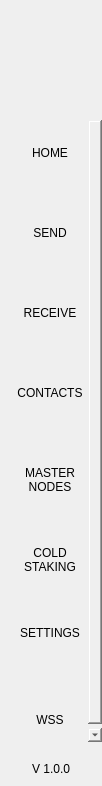
<?xml version="1.0" encoding="UTF-8"?>
<ui version="4.0">
 <class>NavMenuWidget</class>
 <widget class="QWidget" name="NavMenuWidget">
  <property name="geometry">
   <rect>
    <x>0</x>
    <y>0</y>
    <width>102</width>
    <height>786</height>
   </rect>
  </property>
  <property name="windowTitle">
   <string>Form</string>
  </property>
  <property name="styleSheet">
   <string notr="true">padding:0px;
border:none;
margin:0px;</string>
  </property>
  <layout class="QVBoxLayout" name="verticalLayout">
   <property name="spacing">
    <number>0</number>
   </property>
   <property name="leftMargin">
    <number>0</number>
   </property>
   <property name="topMargin">
    <number>0</number>
   </property>
   <property name="rightMargin">
    <number>0</number>
   </property>
   <property name="bottomMargin">
    <number>0</number>
   </property>
   <item>
    <widget class="QWidget" name="navContainer_2" native="true">
     <layout class="QVBoxLayout" name="navContainer" stretch="0,0,0,0">
      <property name="spacing">
       <number>0</number>
      </property>
      <property name="leftMargin">
       <number>0</number>
      </property>
      <property name="topMargin">
       <number>0</number>
      </property>
      <property name="rightMargin">
       <number>0</number>
      </property>
      <property name="bottomMargin">
       <number>10</number>
      </property>
      <item>
       <widget class="QPushButton" name="imgLogo">
        <property name="minimumSize">
         <size>
          <width>0</width>
          <height>120</height>
         </size>
        </property>
        <property name="focusPolicy">
         <enum>Qt::NoFocus</enum>
        </property>
        <property name="text">
         <string/>
        </property>
        <property name="iconSize">
         <size>
          <width>64</width>
          <height>64</height>
         </size>
        </property>
       </widget>
      </item>
      <item>
       <widget class="QScrollArea" name="scrollAreaNav">
        <property name="sizePolicy">
         <sizepolicy hsizetype="Expanding" vsizetype="Expanding">
          <horstretch>0</horstretch>
          <verstretch>0</verstretch>
         </sizepolicy>
        </property>
        <property name="minimumSize">
         <size>
          <width>0</width>
          <height>0</height>
         </size>
        </property>
        <property name="styleSheet">
         <string notr="true">QScrollBar {
height:0px;
 width:0px;
}

#scrollAreaNav{
background-color:transparent;
}</string>
        </property>
        <property name="horizontalScrollBarPolicy">
         <enum>Qt::ScrollBarAlwaysOff</enum>
        </property>
        <property name="sizeAdjustPolicy">
         <enum>QAbstractScrollArea::AdjustToContents</enum>
        </property>
        <property name="widgetResizable">
         <bool>true</bool>
        </property>
        <property name="alignment">
         <set>Qt::AlignLeading|Qt::AlignLeft|Qt::AlignTop</set>
        </property>
        <widget class="QWidget" name="scrollAreaNavVert">
         <property name="geometry">
          <rect>
           <x>0</x>
           <y>0</y>
           <width>100</width>
           <height>640</height>
          </rect>
         </property>
         <property name="sizePolicy">
          <sizepolicy hsizetype="Preferred" vsizetype="Expanding">
           <horstretch>0</horstretch>
           <verstretch>0</verstretch>
          </sizepolicy>
         </property>
         <property name="minimumSize">
          <size>
           <width>0</width>
           <height>0</height>
          </size>
         </property>
         <property name="autoFillBackground">
          <bool>false</bool>
         </property>
         <property name="styleSheet">
          <string notr="true">#scrollAreaNavVert{
background-color:transparent;
}</string>
         </property>
         <layout class="QVBoxLayout" name="verticalLayout_3">
          <property name="spacing">
           <number>0</number>
          </property>
          <property name="sizeConstraint">
           <enum>QLayout::SetDefaultConstraint</enum>
          </property>
          <property name="leftMargin">
           <number>0</number>
          </property>
          <property name="topMargin">
           <number>0</number>
          </property>
          <property name="rightMargin">
           <number>0</number>
          </property>
          <property name="bottomMargin">
           <number>0</number>
          </property>
          <item>
           <widget class="QToolButton" name="btnDashboard">
            <property name="minimumSize">
             <size>
              <width>100</width>
              <height>80</height>
             </size>
            </property>
            <property name="text">
             <string>HOME
</string>
            </property>
            <property name="iconSize">
             <size>
              <width>32</width>
              <height>32</height>
             </size>
            </property>
            <property name="checkable">
             <bool>true</bool>
            </property>
            <property name="checked">
             <bool>true</bool>
            </property>
            <property name="autoExclusive">
             <bool>true</bool>
            </property>
           </widget>
          </item>
          <item>
           <widget class="QToolButton" name="btnSend">
            <property name="minimumSize">
             <size>
              <width>100</width>
              <height>80</height>
             </size>
            </property>
            <property name="text">
             <string>SEND
</string>
            </property>
            <property name="iconSize">
             <size>
              <width>32</width>
              <height>32</height>
             </size>
            </property>
            <property name="checkable">
             <bool>true</bool>
            </property>
            <property name="autoExclusive">
             <bool>true</bool>
            </property>
           </widget>
          </item>
          <item>
           <widget class="QToolButton" name="btnReceive">
            <property name="minimumSize">
             <size>
              <width>100</width>
              <height>80</height>
             </size>
            </property>
            <property name="text">
             <string>RECEIVE
</string>
            </property>
            <property name="checkable">
             <bool>true</bool>
            </property>
            <property name="autoExclusive">
             <bool>true</bool>
            </property>
           </widget>
          </item>
          <item>
           <widget class="QToolButton" name="btnAddress">
            <property name="minimumSize">
             <size>
              <width>100</width>
              <height>80</height>
             </size>
            </property>
            <property name="text">
             <string>CONTACTS
</string>
            </property>
            <property name="iconSize">
             <size>
              <width>32</width>
              <height>32</height>
             </size>
            </property>
            <property name="checkable">
             <bool>true</bool>
            </property>
            <property name="autoExclusive">
             <bool>true</bool>
            </property>
           </widget>
          </item>
          <item>
           <widget class="QToolButton" name="btnMaster">
            <property name="minimumSize">
             <size>
              <width>100</width>
              <height>80</height>
             </size>
            </property>
            <property name="text">
             <string>MASTER
NODES</string>
            </property>
            <property name="iconSize">
             <size>
              <width>32</width>
              <height>32</height>
             </size>
            </property>
            <property name="checkable">
             <bool>true</bool>
            </property>
            <property name="autoExclusive">
             <bool>true</bool>
            </property>
           </widget>
          </item>
          <item>
           <widget class="QToolButton" name="btnColdStaking">
            <property name="minimumSize">
             <size>
              <width>100</width>
              <height>80</height>
             </size>
            </property>
            <property name="text">
             <string>COLD
STAKING</string>
            </property>
            <property name="iconSize">
             <size>
              <width>32</width>
              <height>32</height>
             </size>
            </property>
            <property name="checkable">
             <bool>true</bool>
            </property>
            <property name="autoExclusive">
             <bool>true</bool>
            </property>
           </widget>
          </item>
          <item>
           <widget class="QToolButton" name="btnSettings">
            <property name="minimumSize">
             <size>
              <width>100</width>
              <height>80</height>
             </size>
            </property>
            <property name="text">
             <string>SETTINGS
              </string>
            </property>
            <property name="iconSize">
             <size>
              <width>32</width>
              <height>32</height>
             </size>
            </property>
            <property name="checkable">
             <bool>true</bool>
            </property>
            <property name="autoExclusive">
             <bool>true</bool>
            </property>
           </widget>
          </item>
          <item>
          <widget class="QToolButton" name="btnSubscription">
            <property name="minimumSize">
            <size>
              <width>100</width>
              <height>80</height>
            </size>
            </property>
            <property name="text">
            <string>WSS</string>
            </property>
            <property name="iconSize">
            <size>
              <width>32</width>
              <height>32</height>
            </size>
            </property>
          </widget>
          </item>
         </layout>
        </widget>
       </widget>
      </item>
      <item>
       <spacer name="verticalSpacer">
        <property name="orientation">
         <enum>Qt::Vertical</enum>
        </property>
        <property name="sizeType">
         <enum>QSizePolicy::Minimum</enum>
        </property>
        <property name="sizeHint" stdset="0">
         <size>
          <width>20</width>
          <height>20</height>
         </size>
        </property>
       </spacer>
      </item>
      <item alignment="Qt::AlignHCenter">
       <widget class="QLabel" name="labelVersion">
        <property name="maximumSize">
         <size>
          <width>16777215</width>
          <height>60</height>
         </size>
        </property>
        <property name="text">
         <string>V 1.0.0</string>
        </property>
        <property name="alignment">
         <set>Qt::AlignBottom|Qt::AlignHCenter</set>
        </property>
       </widget>
      </item>
     </layout>
    </widget>
   </item>
  </layout>
 </widget>
 <resources/>
 <connections/>
</ui>
